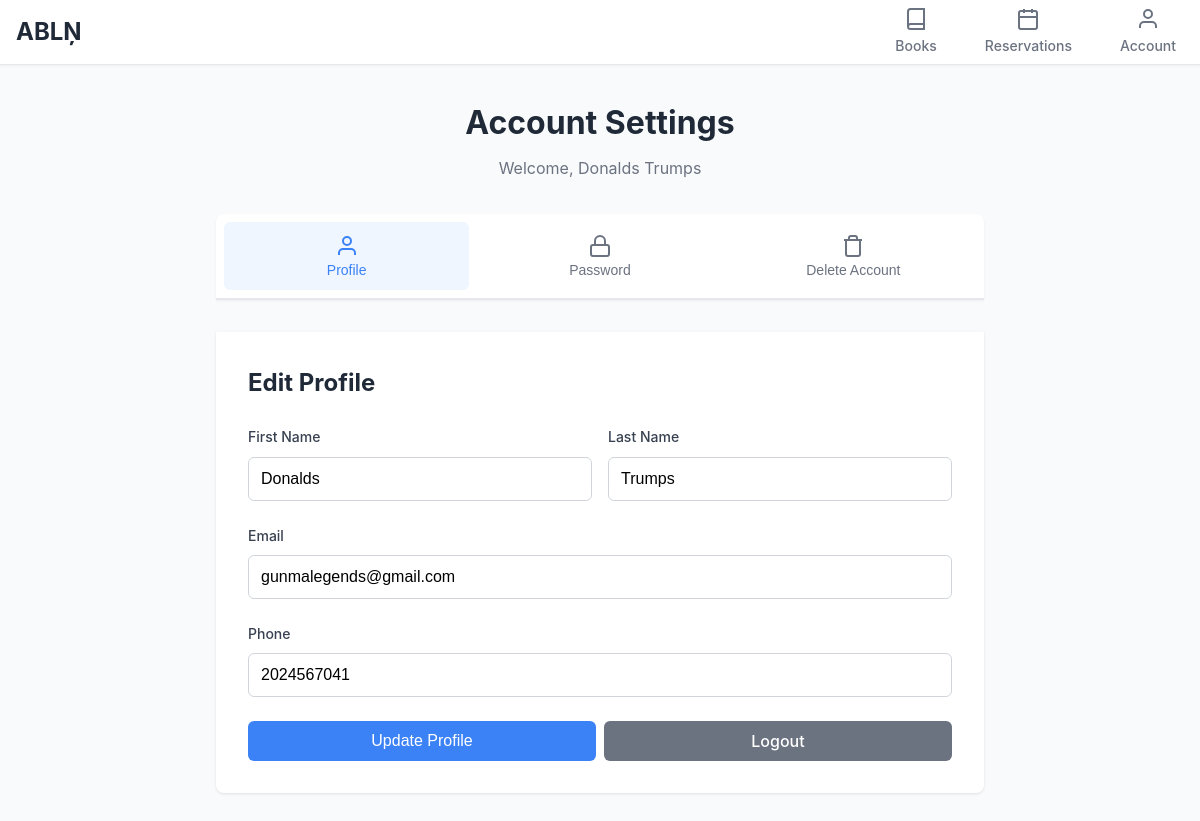
Page /account/ (signed in) on the committed database.
### Account/models.py (models this page shows)
class Account(models.Model):
    UserID = models.AutoField(primary_key=True)
    Role = models.ForeignKey(Role, on_delete=models.PROTECT, db_column='RoleID', default=1)
    FirstName = models.CharField(max_length=100)
    LastName = models.CharField(max_length=100)
    Password = models.CharField(max_length=256)
    Email = models.EmailField(unique=True)
    Phone = models.CharField(max_length=20, unique=True)
    CreatedAt = models.DateTimeField(auto_now_add=True)

### Account/views.py (the view)
# urls.py: path('account/', views.account_settings, name='account'),
@login_required
def account_settings(request):
    user_id = request.session.get('user_id')
    try:
        account = Account.objects.get(UserID=user_id)
    except Account.DoesNotExist:
        request.session.flush()
        return redirect('login')
    context = {
        'account': account,
        'success': request.session.pop('success_message', None),
        'active_tab': request.session.pop('active_tab', None),
        'errors': request.session.pop('delete_errors', None),
    }
    return render(request, 'settings.html', context)

### Account/context_processors.py (called while the page is built)
def user_context(request):
    context = {
        'is_admin': False,
    }
    user_id = request.session.get('user_id')
    if user_id:
        try:
            account = Account.objects.get(UserID=user_id)
            context['is_admin'] = account.Role.RoleID == 2 if account.Role else False
        except Account.DoesNotExist:
            pass
    return context

### Account/templates/settings.html (shortened to what this page needs)
{% load static %}
{% load compress %}
<!DOCTYPE html>
<html lang="en">
<head>
    {% compress css %}
    <link rel="stylesheet" href="{% static 'Account/css/account.css' %}">
    {% endcompress %}
</head>
<body>
    {% include 'navbar.html' %}
    <div class="account-container">
        <div class="account-header">
            <h1>Account Settings</h1>
            <p class="welcome-text">Welcome, {{ account.FirstName }} {{ account.LastName }}</p>
        </div>
        <div class="tabs">
            <button class="tab-button {% if active_tab == 'profile' or not active_tab %}active{% endif %}" data-tab="profile">
                <svg class="tab-icon" viewBox="0 0 24 24" fill="none" stroke="currentColor" stroke-width="2">
                    <path d="M20 21v-2a4 4 0 0 0-4-4H8a4 4 0 0 0-4 4v2"></path>
                    <circle cx="12" cy="7" r="4"></circle>
                </svg>
                Profile
            </button>
            <button class="tab-button {% if active_tab == 'password' %}active{% endif %}" data-tab="password" id="password-tab">
                <svg class="tab-icon" viewBox="0 0 24 24" fill="none" stroke="currentColor" stroke-width="2">
                    <rect x="3" y="11" width="18" height="11" rx="2" ry="2"></rect>
                    <path d="M7 11V7a5 5 0 0 1 10 0v4"></path>
                </svg>
                Password
            </button>
            <button class="tab-button danger {% if active_tab == 'delete' %}active{% endif %}" data-tab="delete">
                <svg class="tab-icon" viewBox="0 0 24 24" fill="none" stroke="currentColor" stroke-width="2">
                    <polyline points="3 6 5 6 21 6"></polyline>
                    <path d="M19 6v14a2 2 0 0 1-2 2H7a2 2 0 0 1-2-2V6m3 0V4a2 2 0 0 1 2-2h4a2 2 0 0 1 2 2v2"></path>
                </svg>
                Delete Account
            </button>
        </div>
        <div class="tab-content {% if active_tab == 'profile' or not active_tab %}active{% endif %}" id="profile">
            <h2>Edit Profile</h2>
            <form method="POST" action="{% url 'update_account' %}" class="account-form">
                <div class="form-row">
                    <div class="form-group">
                        <label for="first_name">First Name</label>
                        <input
                            type="text"
                            id="first_name"
                            name="first_name"
                            value="{% if data.first_name %}{{ data.first_name }}{% else %}{{ account.FirstName }}{% endif %}"
                            class="{% if errors.first_name %}error{% endif %}"
                        >
                    </div>
                    <div class="form-group">
                        <label for="last_name">Last Name</label>
                        <input
                            type="text"
                            id="last_name"
                            name="last_name"
                            value="{% if data.last_name %}{{ data.last_name }}{% else %}{{ account.LastName }}{% endif %}"
                            class="{% if errors.last_name %}error{% endif %}"
                        >
                    </div>
                </div>
                <div class="form-group">
                    <label for="email">Email</label>
                    <input
                        type="email"
                        id="email"
                        name="email"
                        value="{% if data.email %}{{ data.email }}{% else %}{{ account.Email }}{% endif %}"
                        class="{% if errors.email %}error{% endif %}"
                    >
                </div>
                <div class="form-group">
                    <label for="phone">Phone</label>
                    <input
                        type="tel"
                        id="phone"
                        name="phone"
                        value="{% if data.phone %}{{ data.phone }}{% else %}{{ account.Phone }}{% endif %}"
                        class="{% if errors.phone %}error{% endif %}"
                    >
                </div>
                <div class="button-group">
                    <button type="submit" class="btn btn-primary">Update Profile</button>
                    <a href="{% url 'logout' %}" class="btn btn-secondary">Logout</a>
                </div>
            </form>
        </div>
    </div>
</body>
</html>

### Account/static/Account/css/account.css (style rules this page uses)
* { margin: 0; padding: 0; box-sizing: border-box; }
body { font-family: -apple-system, BlinkMacSystemFont, 'Segoe UI', Roboto, 'Helvetica Neue', Arial, sans-serif; background-color: #f9fafb; color: #1f2937; line-height: 1.6; }
.account-container { max-width: 800px; margin: 2rem auto; padding: 0 1rem; }
.account-header { text-align: center; margin-bottom: 2rem; }
.account-header h1 { font-size: 2rem; font-weight: 700; color: #1f2937; margin-bottom: 0.5rem; }
.welcome-text { color: #6b7280; font-size: 1rem; }
.tabs { display: flex; gap: 0.5rem; margin-bottom: 2rem; border-bottom: 2px solid #e5e7eb; background-color: #ffffff; padding: 0.5rem; border-radius: 8px 8px 0 0; box-shadow: 0 1px 3px rgba(0, 0, 0, 0.05); }
.tab-button { flex: 1; display: flex; flex-direction: column; align-items: center; gap: 0.25rem; padding: 0.75rem; background: none; border: none; color: #6b7280; cursor: pointer; transition: all 0.2s; border-radius: 6px; font-size: 0.875rem; font-weight: 500; }
.tab-button.active { color: #3b82f6; background-color: #eff6ff; }
.tab-icon { width: 24px; height: 24px; }
.tab-content { display: none; background-color: #ffffff; padding: 2rem; border-radius: 0 0 8px 8px; box-shadow: 0 1px 3px rgba(0, 0, 0, 0.1); }
.tab-content.active { display: block; }
.tab-content h2 { font-size: 1.5rem; font-weight: 700; margin-bottom: 1.5rem; color: #1f2937; }
.account-form { width: 100%; }
.form-row { display: grid; grid-template-columns: 1fr 1fr; gap: 1rem; }
.form-group { margin-bottom: 1.5rem; }
.form-group label { display: block; margin-bottom: 0.5rem; font-weight: 500; color: #374151; font-size: 0.875rem; }
.form-group input { width: 100%; padding: 0.75rem; border: 1px solid #d1d5db; border-radius: 6px; font-size: 1rem; transition: all 0.2s; }
.btn { padding: 0.75rem 1.5rem; border: none; border-radius: 6px; font-size: 1rem; font-weight: 500; cursor: pointer; transition: all 0.2s; text-decoration: none; display: inline-block; text-align: center; margin-right: 0.5rem; line-height: 1; vertical-align: middle; }
.btn:last-child { margin-right: 0; }
.button-group { display: flex; gap: 0.5rem; align-items: center; }
.button-group .btn { margin-right: 0; flex: 1; min-width: auto; }
.btn-primary { background-color: #3b82f6; color: #ffffff; }
.btn-secondary { background-color: #6b7280; color: #ffffff; }

### rows in the picture
Account: FirstName "Donalds", LastName "Trumps", first_name "Donalds", last_name "Trumps", email "gunmalegends@gmail.com", phone "2024567041"
